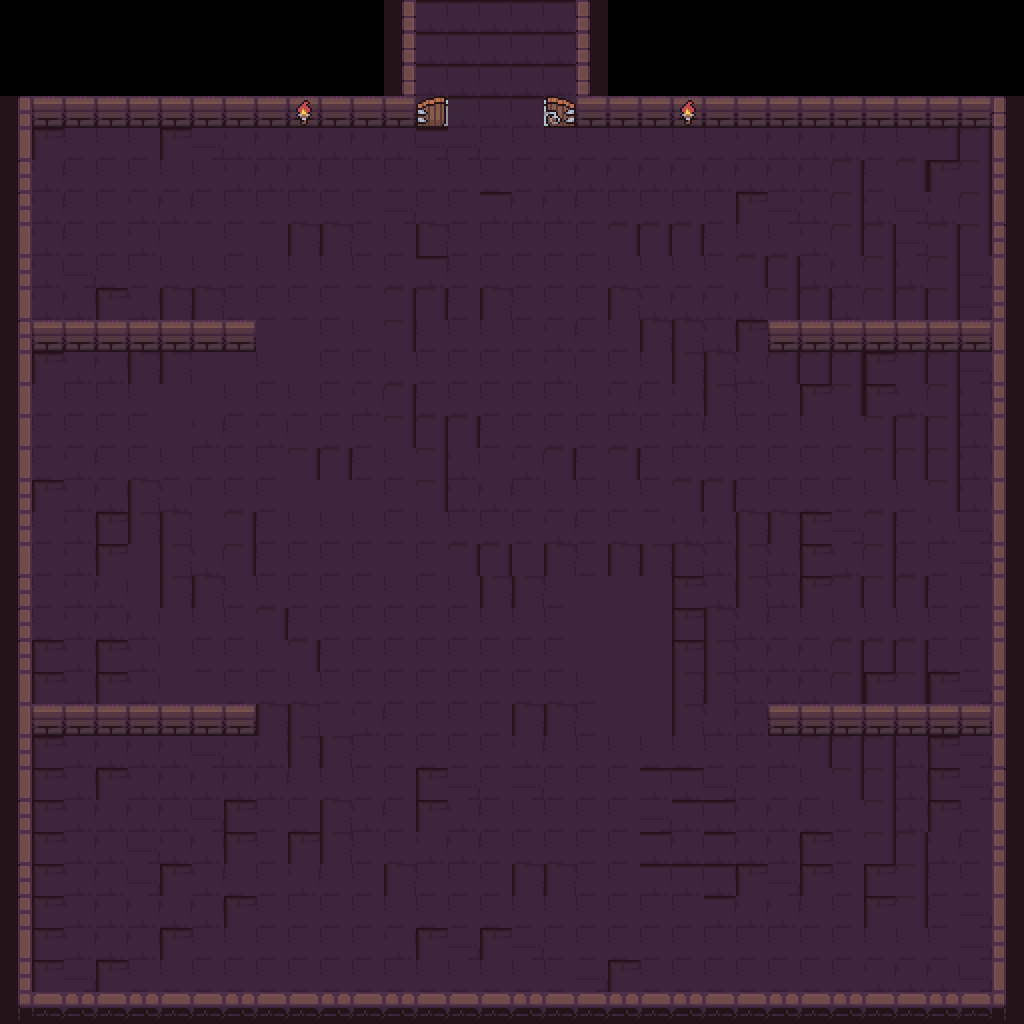

Rendered tile map (Tiled .tmx) drawn with the repository's tilesets; below, a short description and the full map source, tile grids included:
An orthogonal 32x32 tile map with 32x32 px tiles, 1 tile layer (图块层 1) and 13 objects (ExitTop).

<map version="1.10" tiledversion="1.11.0" orientation="orthogonal" renderorder="right-down" width="32" height="32" tilewidth="32" tileheight="32" infinite="0" nextlayerid="3" nextobjectid="23">
 <tileset firstgid="1" source="Dungeon_Tileset_at.tsx" />
 <layer id="1" name="图块层 1" width="32" height="32">
  <data encoding="csv">
0,0,0,0,0,0,0,0,0,0,0,0,102,120,120,120,120,120,107,0,0,0,0,0,0,0,0,0,0,0,0,0,
0,0,0,0,0,0,0,0,0,0,0,0,102,120,120,120,120,120,107,0,0,0,0,0,0,0,0,0,0,0,0,0,
0,0,0,0,0,0,0,0,0,0,0,0,102,120,120,120,120,120,107,0,0,0,0,0,0,0,0,0,0,0,0,0,
182,183,183,183,183,183,183,183,183,103,183,183,183,184,120,120,120,185,186,186,186,106,186,186,186,186,186,186,186,186,186,107,
198,199,132,132,132,199,200,201,201,201,201,201,201,121,200,132,132,132,132,132,132,132,132,201,201,201,201,132,132,218,218,203,
182,201,132,132,132,132,132,201,201,201,132,132,132,132,132,132,132,201,201,201,201,201,201,201,201,201,218,132,218,199,218,219,
182,201,132,132,201,201,132,132,132,132,132,132,200,132,132,120,201,201,132,132,132,132,132,199,200,201,218,201,200,201,218,235,
198,201,132,132,201,217,217,132,217,215,215,132,132,215,132,132,132,132,132,218,218,218,132,132,132,201,218,218,200,218,218,187,
214,201,200,132,132,132,132,132,132,132,132,132,132,120,132,132,132,132,132,132,132,132,132,218,218,201,201,218,201,218,200,203,
230,201,201,199,201,215,215,132,132,132,132,217,218,218,132,215,132,132,132,215,201,201,201,201,218,218,201,218,218,218,200,219,
182,183,183,183,183,183,183,183,217,217,132,132,218,132,132,132,132,201,132,132,215,215,201,199,183,183,183,183,183,183,183,203,
198,199,201,201,215,215,217,217,132,217,132,132,132,132,132,132,132,201,217,132,132,215,215,201,218,218,218,199,218,218,200,203,
198,132,132,132,132,217,217,132,132,132,132,201,218,132,132,132,132,132,132,201,132,201,215,132,132,199,218,199,201,218,201,219,
230,132,132,132,132,217,201,132,201,217,132,132,218,218,218,132,132,132,132,132,132,201,132,132,132,132,132,218,218,218,201,203,
198,132,201,132,132,132,132,132,132,218,218,132,132,218,201,217,201,218,132,218,132,132,132,132,132,132,132,218,218,218,201,203,
214,199,201,201,215,201,217,132,132,217,217,217,132,218,201,201,132,132,132,132,132,218,218,132,132,132,132,132,132,218,201,235,
214,132,201,199,215,215,217,218,132,132,132,132,132,132,132,132,132,201,132,132,217,201,201,215,215,199,200,218,132,201,200,203,
230,132,201,199,217,215,201,218,132,132,132,132,217,132,218,218,217,215,132,215,215,215,201,215,201,199,201,218,132,132,200,219,
182,132,201,201,217,215,215,132,132,132,132,132,132,132,132,215,215,132,217,217,217,199,201,215,201,199,218,218,218,132,132,235,
182,132,201,201,201,217,132,132,218,132,132,132,132,132,132,132,132,132,217,217,217,199,215,201,132,132,132,132,132,132,132,219,
182,199,201,199,201,217,132,132,132,218,132,132,132,132,132,132,132,132,217,217,217,199,215,201,201,201,218,218,218,132,132,235,
198,199,201,199,201,217,217,132,132,132,132,132,132,132,132,132,132,132,132,217,217,215,215,201,201,201,218,199,218,199,200,219,
198,183,183,183,183,183,183,183,215,215,217,201,132,132,132,132,215,215,132,217,217,215,201,201,183,183,183,183,183,183,183,235,
214,199,201,201,201,201,200,201,201,215,215,132,132,132,132,132,201,132,132,132,132,132,132,132,201,218,218,218,201,199,200,235,
230,199,201,199,201,201,201,201,201,132,132,132,132,199,200,132,200,132,132,132,120,120,200,132,132,132,218,218,201,199,200,187,
182,199,201,201,201,201,200,199,132,132,215,201,132,199,201,132,132,132,132,132,200,120,120,201,201,132,132,218,201,199,132,203,
198,199,201,201,200,201,201,199,132,199,215,132,132,201,201,132,132,132,132,132,120,201,120,201,201,199,132,218,218,201,132,219,
182,199,201,201,200,199,201,132,132,201,132,132,215,132,132,132,215,215,132,132,120,120,120,199,200,199,132,199,218,132,132,235,
182,199,201,201,201,201,201,199,132,132,132,132,132,132,132,132,132,132,132,132,132,132,120,201,201,132,132,199,218,132,200,203,
198,199,201,201,201,199,132,132,132,132,132,132,201,199,200,199,200,132,132,132,132,132,132,132,132,132,132,132,132,132,200,219,
214,199,200,199,132,132,132,132,132,132,132,132,132,132,132,132,132,132,200,199,132,132,132,132,132,132,132,201,201,201,200,235,
246,247,248,249,250,247,247,248,249,247,248,247,248,249,247,247,248,249,247,248,247,248,249,247,248,247,248,247,247,248,249,251
</data>
 </layer>
 <objectgroup id="2" name="collision">
  <object id="1" x="34.2793" y="323.749" width="209.485" height="24.7573" />
  <object id="2" x="782.712" y="323.749" width="211.389" height="22.8529" />
  <object id="4" x="28.5661" y="704.631" width="213.294" height="26.6617" />
  <object id="5" x="782.712" y="706.535" width="209.485" height="26.6617" />
  <object id="6" x="30.4705" y="990.292" width="996.005" height="34.2793" />
  <object id="15" x="1.90441" y="93.316" width="28.5661" height="929.351" />
  <object id="16" x="34.2793" y="95.2204" width="396.117" height="30.4705" />
  <object id="17" x="557.991" y="97.1248" width="432.301" height="28.5661" />
  <object id="18" x="994.101" y="95.2204" width="30.4705" height="927.447" />
  <object id="19" name="ExitTop" x="446.869" y="32.8455" width="95.2204" height="32.3749" />
  <object id="20" x="576.667" y="0.666667" width="31.3333" height="97.3333" />
  <object id="21" x="383.333" y="0" width="30.6667" height="95.3333" />
  <object id="22" x="406" y="-40" width="174.667" height="40.6667" />
 </objectgroup>
</map>
